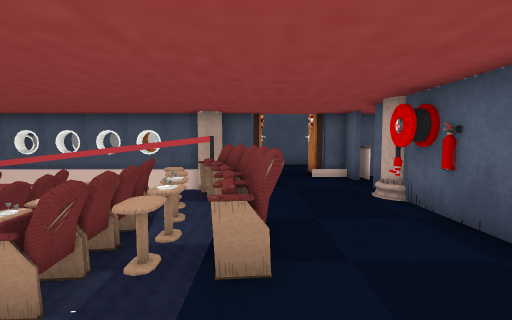
view 1 (above)

20 first-person views from a walk through a 3-D level made in the Unity game engine. The camera is 1.4 m above the floor, tilts 4° down and sees 85° across. Doors are open. The floor is counted in squares, 1 m on a side. Each view is taken from the middle of a square. On the plan, view 1 faces up. The plan holds only what a view shows up to about 14 squares ahead; the rest is blank. The place goes on beyond the plan. Some animated figures are not drawn. Some surface patterns are stand-ins.

view 2
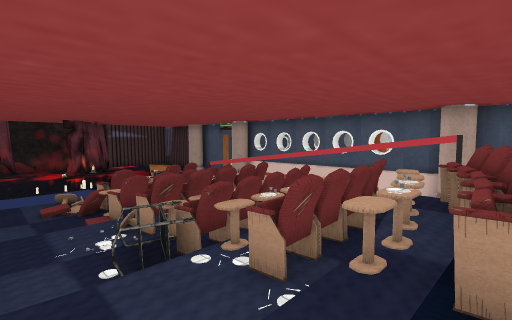

view 3
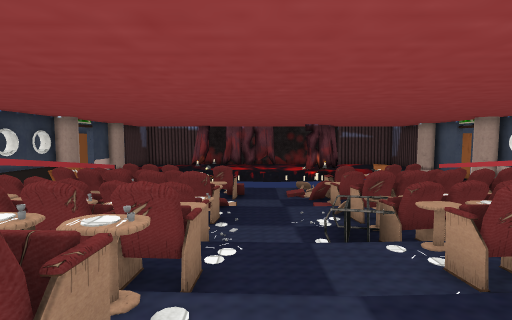

view 4
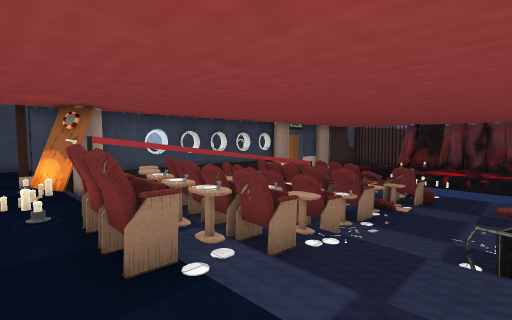

view 5
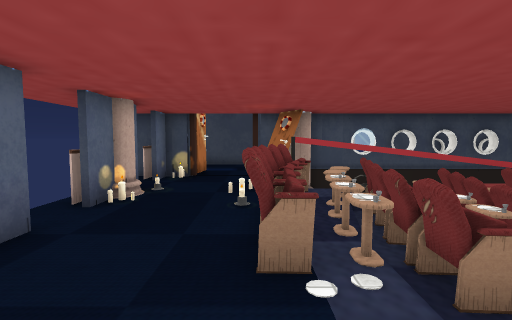

view 6
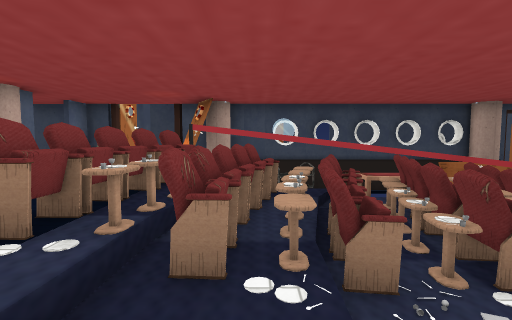

view 7
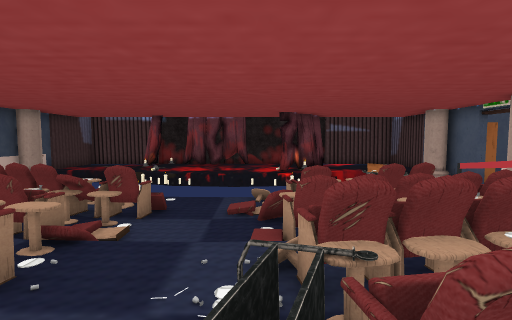

view 8
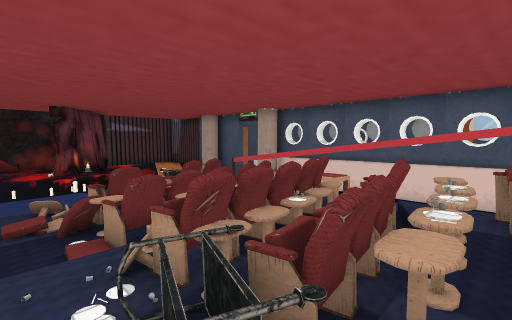

view 9
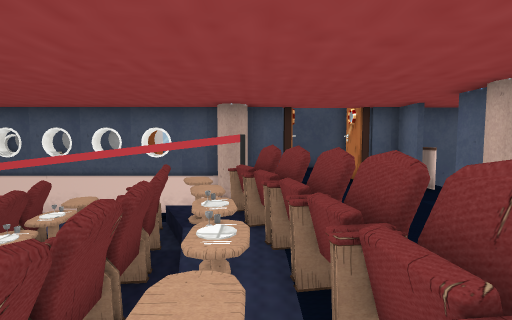

view 10
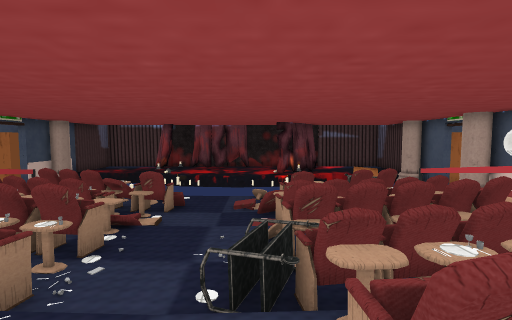

view 11
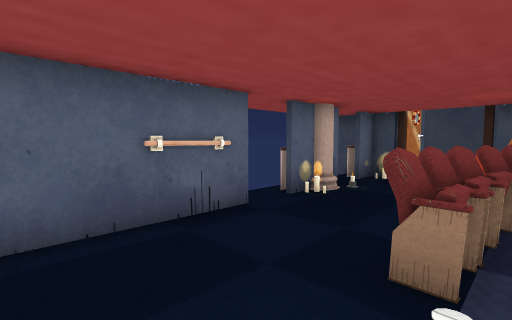

view 12
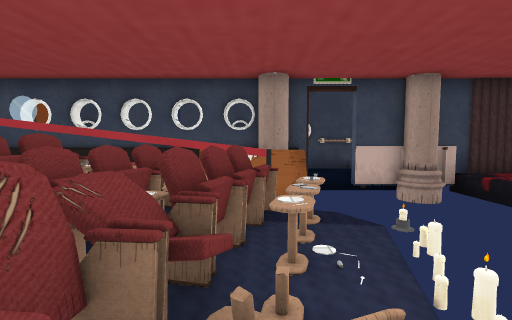

view 13
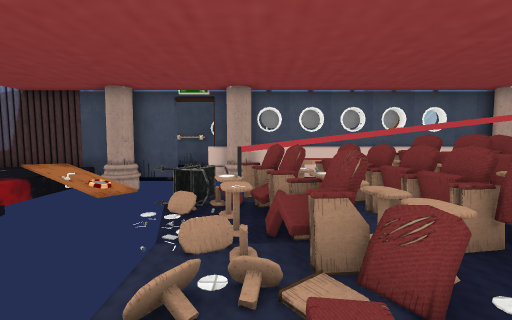

view 14
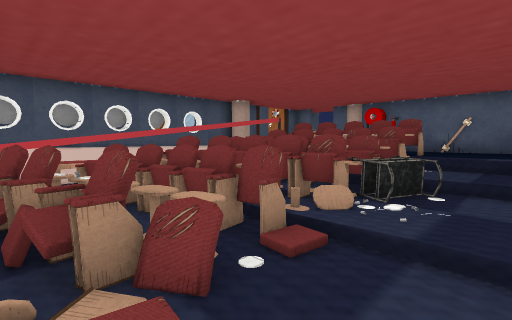

view 15
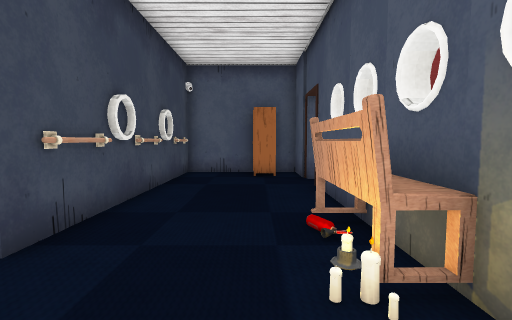

view 16
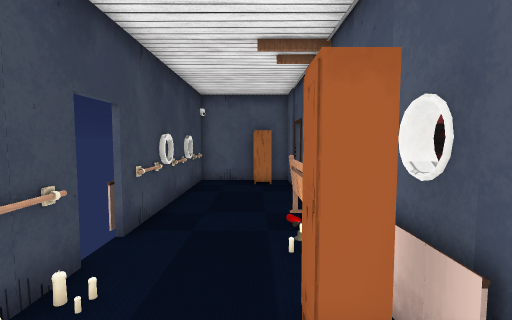

view 17
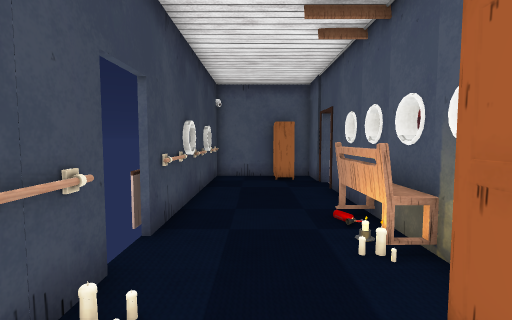

view 18
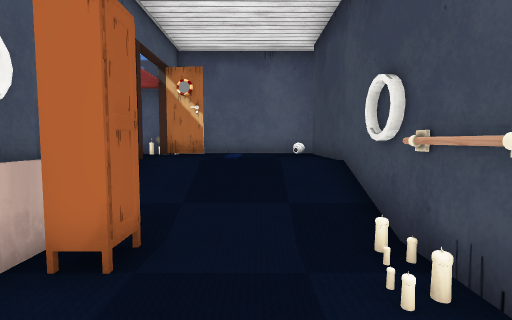

view 19
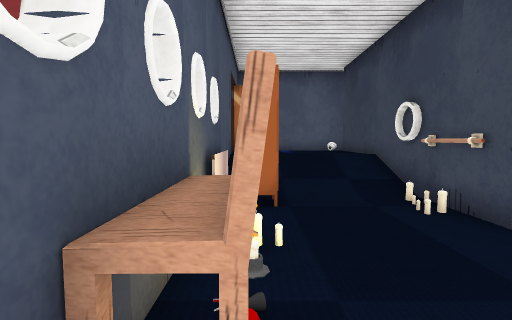

view 20
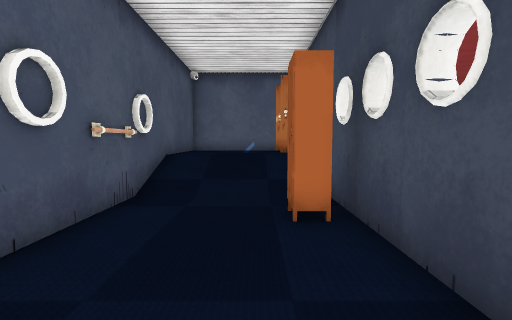

### Floor plan
Key: @ floor where view 1 was taken; # wall or solid block; x gap in a wall; . main floor; - floor 0.25 m lower than the main floor; : floor 0.5 m higher than the main floor; + floor 0.75 m higher than the main floor; / step, stairs or slope; D open door; = window, fence, low wall or low ledge; ^ raised ledge; T table; O other object.
Columns run from 18 left of view 1 to 5 right of it. Each row starts with its distance up from view 1.
 16            DO#OO#######
 15                       #
 14                       #
 13         -             #
 12   OO         #    O O #
 11  ###xO##OO#OO###O#O O###
 10       ##  ##   ###    #
  9                 ##    D
  8       ####### ####    #
  7      OO#TOOOTO ##=   ##
  6      OO#OOOOTOTOT##  O#
  5       TT OOOTOTTT =  O#
  4       TTOTOOTTTTOT=   #
  3       .OOT#OTTTTOT=   #
  2       ...O/..OO::+++ O#
  1       ..---....::+    #
  0       .----....::+@+ O#
 -1       ..#T/ TTTTTT#  O#
 -2       .OOTOOOTTTTTO   #
 -3       TTOTO TOTOT =   D
 -4       TTOOO TOOO###  O#
 -5       TO OOOTOOOO=   ##
 -6        ######O####   +#
 -7           == OO ##    D
 -8 ###   #OO##= OO ###  O#
 -9 #O OxO #O#TOOOOO### O###
-10 ##      -#^^# ##    O #
-11  #OO          -  /    #
-12  #         -    /     #
-13  #                    #
-14  ####OO OO#DD#OO##OOOx#
-15           #

Where each view was taken, in squares from view 1:
view 1: 0 up, 0 right, facing up
view 2: 0 up, 0 right, facing up-left
view 3: 0 up, 1 right, facing left
view 4: 2 up, 1 right, facing down-left
view 5: 2 up, 0 right, facing down
view 6: 2 up, 3 left, facing down
view 7: 2 up, 3 left, facing left
view 8: 1 up, 3 left, facing up-left
view 9: 2 up, 1 left, facing up
view 10: 2 up, 1 left, facing left
view 11: 2 up, 1 left, facing down-right
view 12: 0 up, 11 left, facing down
view 13: 0 up, 11 left, facing up
view 14: 0 up, 11 left, facing up-right
view 15: 11 down, 4 left, facing left
view 16: 11 down, 1 left, facing left
view 17: 12 down, 2 left, facing left
view 18: 12 down, 7 left, facing right
view 19: 10 down, 10 left, facing right
view 20: 13 up, 10 left, facing right
